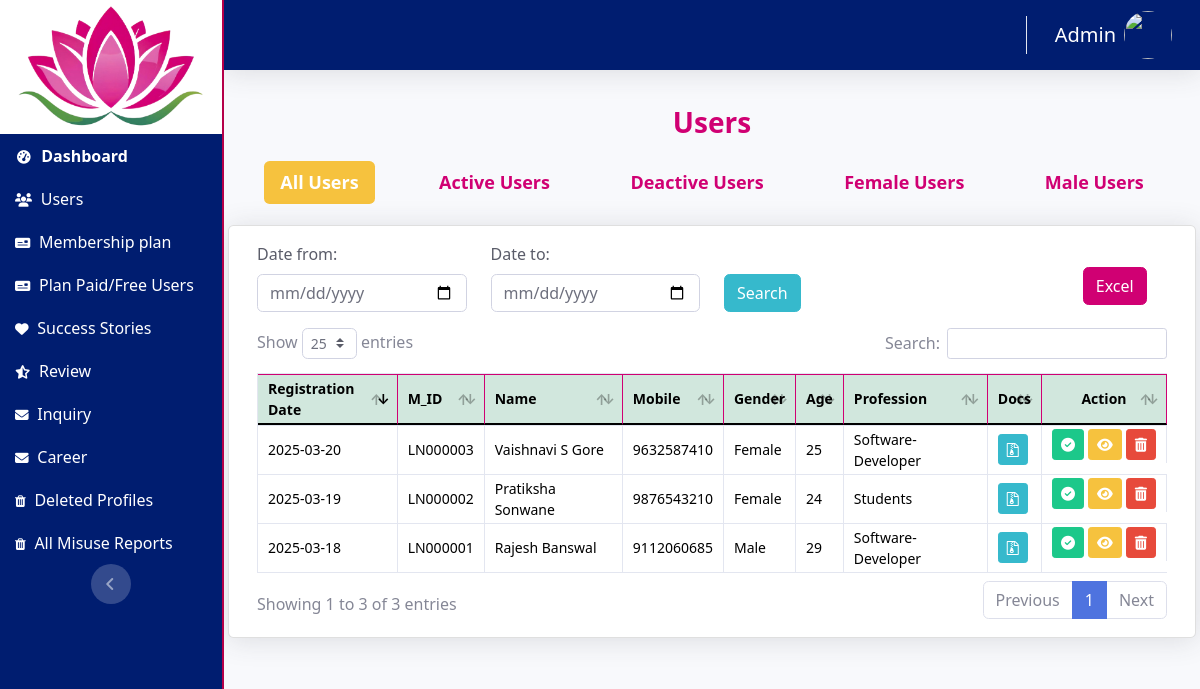
The app's page /admin/users.php (signed in) with its own data.
### tables this page shows
CREATE TABLE `user_regiter` (
  `id` int(11) NOT NULL,
  `member_id` varchar(20) DEFAULT NULL,
  `profile_for` varchar(255) DEFAULT NULL,
  `profile_creater_name` varchar(255) DEFAULT NULL,
  `creater_mobile` varchar(255) DEFAULT NULL,
  `name` varchar(255) DEFAULT NULL,
  `email` varchar(255) DEFAULT NULL,
  `phone` varchar(255) DEFAULT NULL,
  `whatsapp_no` varchar(20) DEFAULT NULL,
  `password` varchar(255) DEFAULT NULL,
  `country` varchar(255) DEFAULT NULL,
  `state` varchar(255) DEFAULT NULL,
  `city` varchar(255) DEFAULT NULL,
  `address` varchar(255) DEFAULT NULL,
  `perma_address` text DEFAULT NULL,
  `marStat` varchar(255) DEFAULT NULL,
  `rashi` varchar(255) DEFAULT NULL,
  `lang` varchar(255) DEFAULT NULL,
  `diet` varchar(255) DEFAULT NULL,
  `height` varchar(255) DEFAULT NULL,
  `religion` varchar(255) DEFAULT NULL,
  `sub-com` varchar(255) DEFAULT NULL,
  `community-checkbox` varchar(255) DEFAULT NULL,
  `HighEdu` varchar(255) DEFAULT NULL,
  `edu_degree` text DEFAULT NULL,
  `collage` varchar(255) DEFAULT NULL,
  `prof` varchar(255) DEFAULT NULL,
  `specialization` varchar(255) DEFAULT NULL,
  `working_city` varchar(255) DEFAULT NULL,
  `income` varchar(255) DEFAULT NULL,
  `yes/no` varchar(255) DEFAULT NULL,
  `bGrp` varchar(255) DEFAULT NULL,
  `bDate` varchar(255) DEFAULT NULL,
  `age` int(11) DEFAULT NULL,
  `gender` varchar(255) DEFAULT NULL,
  `bTime` varchar(255) DEFAULT NULL,
  `bLocation` varchar(255) DEFAULT NULL,
  `filename` varchar(255) DEFAULT NULL,
  `adhar_pan_voter_image` text DEFAULT NULL,
  `bio` text DEFAULT NULL,
  `term_and_cond` varchar(255) DEFAULT NULL,
  `payment_status` int(11) DEFAULT NULL,
  `plan_duration` varchar(255) DEFAULT NULL,
  `type_plan` varchar(255) DEFAULT 'Free',
  `label` varchar(255) DEFAULT 'other',
  `plan_price` int(11) NOT NULL DEFAULT 0,
  `type_plan_id` int(11) DEFAULT NULL,
  `plan_purchase_date` datetime DEFAULT current_timestamp(),
  `plan_expiry_date` date DEFAULT NULL,
  `visible_prof` int(11) DEFAULT NULL,
  `status` int(11) DEFAULT NULL,
  `verified` int(11) DEFAULT 0,
  `OTP` int(11) DEFAULT NULL,
  `active` int(11) DEFAULT NULL,
  `deleted_profile` int(11) NOT NULL DEFAULT 0,
  `forget_pass_otp` int(11) DEFAULT NULL,
  `created_at` date NOT NULL DEFAULT current_timestamp(),
  `updated_at` datetime NOT NULL DEFAULT current_timestamp()
);

### admin/users.php (the view, shortened to what this page needs)
<?php
include 'dbconn.php';
if (isset($_GET['user_active'])) { ?>
  <?php }
if (isset($_SESSION['admin_id'])) {
  $adId = $_SESSION['admin_id'];
  ?>
  <?php
  require("./top_header.php");
  require("./sidebar.php");
  require("./navbar.php");
  ?>
  <div class="mb-4 px-3 py-1">
    <div class="py-3">
      <h3 class="m-0 font-weight-bold text-primary text-center">Users</h3>
    </div>
    <div id="admin" class="">
      <nav>
        <ul class="nav nav-pills mb-3 " id="pills-tab" role="tablist">
          <li class="nav-item userTab" role="presentation">
            <button class="nav-link coral-green active" id="pills-allUser-tab" data-bs-toggle="pill" data-bs-target="#pills-allUser" type="button" role="tab" aria-controls="pills-allUser" aria-selected="true">All Users</button>
          </li>
          <li class="nav-item userTab " role="presentation">
            <button class="nav-link coral-green" id="pills-active-tab" data-bs-toggle="pill" data-bs-target="#pills-active" type="button" role="tab" aria-controls="pills-active" aria-selected="false">Active Users</button>
          </li>
          <li class="nav-item userTab" role="presentation">
            <button class="nav-link coral-green" id="pills-deactive-tab" data-bs-toggle="pill" data-bs-target="#pills-deactive" type="button" role="tab" aria-controls="pills-deactive" aria-selected="false">Deactive Users</button>
          </li>
          <li class="nav-item userTab " role="presentation">
            <button class="nav-link coral-green" id="pills-female-tab" data-bs-toggle="pill" data-bs-target="#pills-female" type="button" role="tab" aria-controls="pills-female" aria-selected="false">Female Users</button>
          </li>
          <li class="nav-item userTab" role="presentation">
            <button class="nav-link coral-green" id="pills-male-tab" data-bs-toggle="pill" data-bs-target="#pills-male" type="button" role="tab" aria-controls="pills-Male" aria-selected="false">Male Users</button>
          </li>
        </ul>
      </nav>
      <div class="tab-content bg-light" id="pills-tabContent">
        <div class="tab-pane fade show active" id="pills-allUser" role="tabpanel" aria-labelledby="pills-allUser-tab">
          <div>
            <div class="row ">
              <div class="card shadow mb-4">
                <div class="card-body">
                  <div class="table-responsive">
                    <form action="users.php" method="POST">
                      <div class="row">
                        <div class="form-group col-lg-3">
                          <label for="" class="text-dark">Date from:</label>
                          <input type="date" class="form-control" id="birthday" name="form_date">
                        </div>
                        <div class="form-group col-lg-3">
                          <label for="" class="text-dark">Date to:</label>
                          <input type="date" class="form-control" id="birthday" name="to_date">
                        </div>
                        <div class="form-group col-lg-2">
                          <button type="submit" class="btn btn-info " style="margin-top:32px;">Search</button>
                        </div>
                      </div>
                    </form>
                    <button type="button" id="export_excel" class="btn btn-primary" onclick="download_to_excel()">Excel</button>
                    <table class="table table-bordered dataTables" data-order='[[ 0, "desc" ]]' id="dataTable" width="100%" cellspacing="0">
                      <thead class="table-success">
                        <tr>
                          <th data-class-name="priority">Registration Date</th>
                          <th>M_ID</th>
                          <th>Name</th>
                          <th>Mobile</th>
                          <th>Gender</th>
                          <th>Age</th>
                          <th>Profession</th>
                          <th>Docs</th>
                          <th class="text-center">Action</th>
                        </tr>
                      </thead>
                      <tbody>
                        <?php
                        if (isset($_POST['form_date']) || isset($_POST['to_date'])) {
                          $to_date = $_POST['to_date'];
                          $form_date = $_POST['form_date'];
                          $sql_plan = "SELECT * FROM `user_regiter` WHERE `created_at` BETWEEN '$form_date' AND '$to_date' AND `deleted_profile`=0 ORDER BY id DESC";
                        } else {
                          $sql_plan = "SELECT * FROM `user_regiter` WHERE `deleted_profile`=0 ORDER BY id DESC";
                        }
                        $result = mysqli_query($conn, $sql_plan);
                        while ($row = mysqli_fetch_array($result)) {
                        ?>
                          <tr>
                            <td><?php echo $row['created_at']; ?></td>
                            <td><?php echo $row['member_id']; ?></td>
                            <td><?php echo $row['name']; ?></td>
                            <td><?php echo $row['phone']; ?></td>
                            <td><?php echo $row['gender']; ?></td>
                            <td><?php echo $row['age']; ?></td>
                            <td><?php echo $row['prof']; ?></td>
                            <td><button type="button" name="view_doc" class="btn btn-sm btn-info" data-bs-toggle="modal" data-bs-target="#documents<?php echo $row['id']; ?>" data-bs-whatever="@documents_view" data-bs-toggle="tooltip" data-bs-placement="bottom" title="Document"><i class="fa fa-file-archive" aria-hidden="true"></i></button></td>
                            <td class="d-flex"><?php if ($row['status'] == 1) {
                                                  echo '<form action="" method="post">';
                                                  echo '<button type="submit" name="user_status2" class="btn btn-sm btn-success mr-1" data-bs-target="#status1' . $row['id'] . '" data-bs-whatever="@status1" data-bs-toggle="tooltip" data-bs-placement="bottom" title="active"><i class="fas fa-check-circle active_btn"></i></button>';
                                                  echo '</form>';
                                                } ?>
                              <button type="button" name="view_user" class="btn btn-sm btn-warning mr-1" data-bs-toggle="modal" data-bs-target="#view_user<?php echo $row['id']; ?>" data-bs-whatever="@view" data-bs-toggle="tooltip" data-bs-placement="bottom" title="View"><i class="fas fa-eye"></i></button>
                              <button type="button" name="delete_user" class="btn btn-sm btn-danger" data-bs-toggle="modal" data-bs-target="#delet_user_modal<?php echo $row['id']; ?>" data-bs-whatever="@delet" data-bs-toggle="tooltip" data-bs-placement="bottom" title="Delete"><i class="fas fa-trash-alt"></i></button>
                            </td>
                          </tr>
                  </div>
                <?php $a++;
                        } ?>
                </div>
              </div>
            </div>
          </div>
        </div>
      </div>
        </div>
      </div>
    </div>
    <?php
    include 'panelFooter.php';
    ?>
  <?php
} else {
  header("location:index.php");
}
  ?>

### admin/top_header.php (shortened to what this page needs)
<!DOCTYPE html>
<html lang="en">
<head>
    <link href="vendor/fontawesome-free/css/all.min.css" rel="stylesheet" type="text/css">
    <link href="https://cdn.jsdelivr.net/npm/bootstrap@5.0.2/dist/css/bootstrap.min.css" rel="stylesheet">
    <link href="css/bootstrap.min.css" rel="stylesheet">
    <link href="css/styleAdmin.css" rel="stylesheet">
    <link href="vendor/datatables/dataTables.bootstrap4.min.css" rel="stylesheet">
    <link rel="stylesheet" href="https://cdnjs.cloudflare.com/ajax/libs/font-awesome/6.7.2/css/all.min.css" />
    <link rel="stylesheet" href="https://maxcdn.bootstrapcdn.com/font-awesome/4.5.0/css/font-awesome.min.css">
</head>
<body id="page-top">
    <div id="wrapper">

### admin/sidebar.php (shortened to what this page needs)
<ul class="navbar-nav sidebar sidebar-dark accordion" id="accordionSidebar">
    <a class="sidebar-brand d-flex align-items-center justify-content-center" href="adminDashboard.php">
        <img src="./img/logo.png" width="100%" class="imz" alt="...">
    </a>
    <li class="nav-item active">
        <a class="nav-link" href="adminDashboard.php">
            <i class="fas fa-fw fa-tachometer-alt"></i>
            <span>Dashboard</span></a>
    </li>
    <li class="nav-item">
        <a class="nav-link " href="users.php">
            <i class="fa-solid fa-users"></i>
            <span>Users</span>
        </a>
    </li>
    <li class="nav-item">
        <a class="nav-link" href="pricingPlan.php">
            <i class="fas fa-money-check"></i>
            <span>Membership plan</span></a>
    </li>
    <li class="nav-item">
        <a class="nav-link" href="plan_paid_free_users.php">
            <i class="fas fa-money-check"></i>
            <span>Plan Paid/Free Users</span></a>
    </li>
    <li class="nav-item">
        <a class="nav-link" href="AddSuccessStory.php">
            <i class="fas fa-heart"></i>
            <span>Success Stories</span></a>
    </li>
    <li class="nav-item">
        <a class="nav-link" href="add_review.php">
            <i class="fas fa-star-half-alt"></i>
            <span>Review</span>
        </a>
    </li>
    <li class="nav-item">
        <a class="nav-link" href="inquiry.php">
            <i class="fas fa-envelope"></i>
            <span>Inquiry</span>
        </a>
    </li>
    <li class="nav-item">
        <a class="nav-link" href="career.php">
            <i class="fas fa-envelope"></i>
            <span>Career</span>
        </a>
    </li>
    <li class="nav-item">
        <a class="nav-link" href="delete_profiles.php">
            <i class="fa fa-trash" aria-hidden="true"></i>
            <span>Deleted Profiles</span>
        </a>
    </li>
    <li class="nav-item">
        <a class="nav-link" href="all_misuse_report.php">
            <i class="fa fa-trash" aria-hidden="true"></i>
            <span>All Misuse Reports</span>
        </a>
    </li>
    <div class="text-center d-none d-md-inline">
        <button class="rounded-circle border-0" id="sidebarToggle"></button>
    </div>
</ul>

### admin/navbar.php (shortened to what this page needs)
<div id="content-wrapper" class="d-flex flex-column">
    <div id="content">
        <nav class="navbar navbar-expand navbar-light topbar mb-3 static-top shadow" style="background-color: #001d70 !important;">
            <ul class="navbar-nav ml-auto">
                <li class="nav-item dropdown no-arrow">
                    <a class="nav-link dropdown-toggle" href="#" id="adminDropdown" role="button" data-toggle="dropdown" aria-haspopup="true" aria-expanded="false">
                        <span class="mr-2 text-white fs-5"> <?php $adminName = mysqli_query($conn, "SELECT * FROM `admin` WHERE  `id` = $adId ");
                                                            while ($adminData = mysqli_fetch_array($adminName)) {
                                                                echo ucfirst($adminData['name']);
                                                            }   ?>
                        </span>
                        <img class="img-profile rounded-circle" src="img/admin.png">
                    </a>
                </li>
            </ul>
        </nav>

### admin/panelFooter.php (shortened to what this page needs)
</body>
</html>

### admin/top_header.php (style rules this page uses)
#export_excel { position: absolute; top: 10%; right: 5%; }

### admin/users.php (style rules this page uses)
.table td, .table th { font-size: 14px !important; padding: 3px 10px !important; }
.table th { vertical-align: middle !important; }
#export_excel { position: absolute; top: 10%; right: 5%; }

### records on screen
user_regiter: created_at "2025-03-20", member "LN000003", name "Vaishnavi S Gore", phone "9632587410", gender "Female", age "25", prof "Software-Developer"
user_regiter: created_at "2025-03-19", member "LN000002", name "Pratiksha Sonwane", phone "9876543210", gender "Female", age "24", prof "Students"
user_regiter: created_at "2025-03-18", member "LN000001", name "Rajesh Banswal", phone "9112060685", gender "Male", age "29", prof "Software-Developer"

### other values on screen
$adminData['name'] "Admin"
